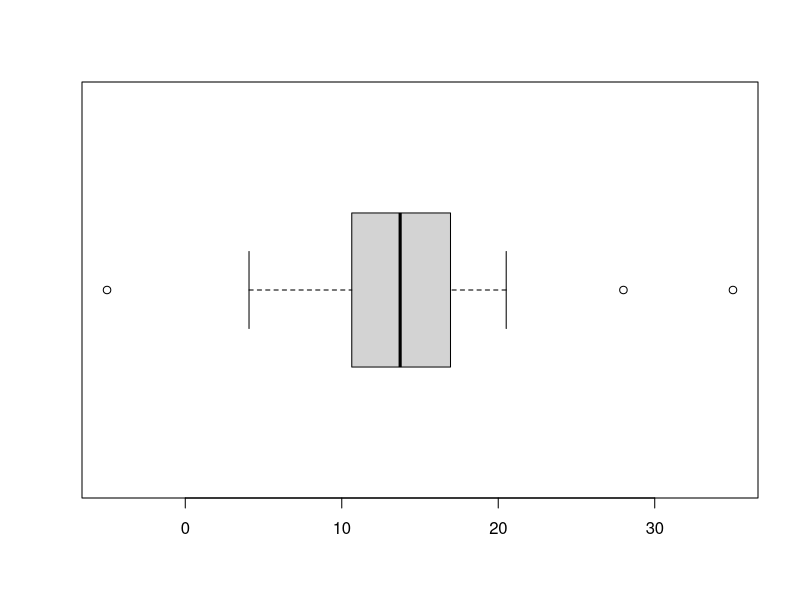
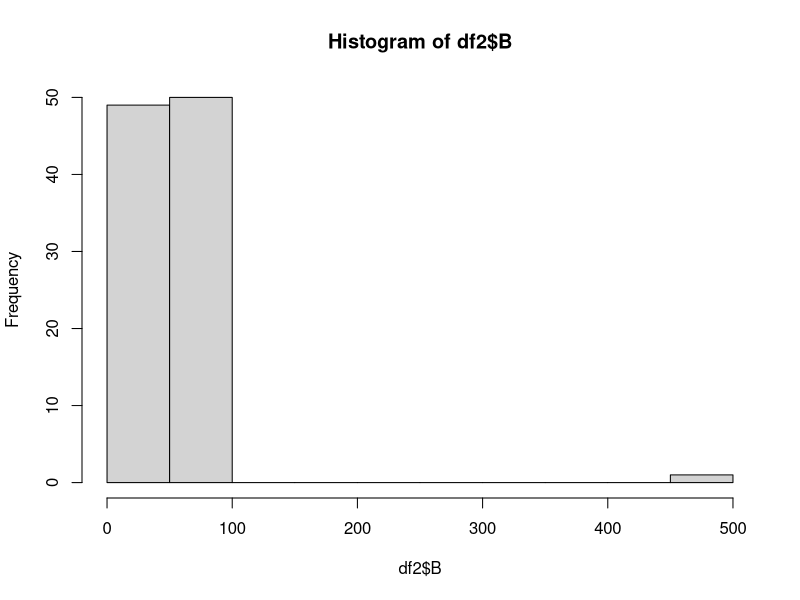
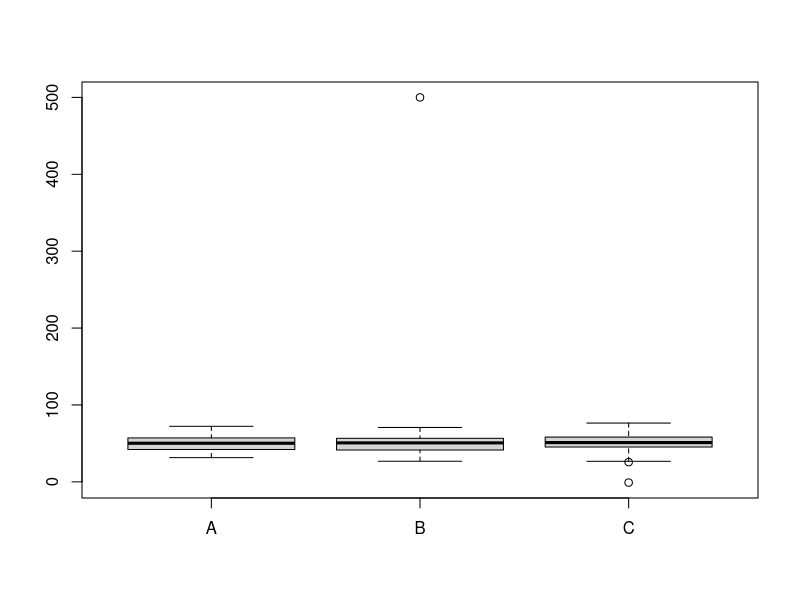

These figures' R source, in order:
# Introduction and exploring raw data

## Exploring raw data
## Understand the structure of your data
## Look at your data
## Visualize your data

## Visualizing your data
## hist() : View histogram of a single variable
## plot() : View plot of two variables

# Tidying data
library(tidyr)

## Gather columns into key-value pairs
## gather(data, key, value, ...)
## data : a data frame
## key : bare name of new key column
## value : bare name of new value column
## ... : bare names of columns to gather (or not)
wide_df <- data.frame(col = c("X", "Y"), A = c(1, 4), B = c(2, 5), C = c(3, 6))
gather(wide_df, my_key, my_val, -col)

## Spread key-value pairs into columns
## spread(data, key, value)
## data : a data frame
## key : bare name of column containing keys
## value : bare name of column containing values
long_df <- gather(wide_df, my_key, my_val, -col)
spread(long_df, my_key, my_val)

## Separate columns
## separate(data, col, into)
## data : a data frame
## col : bare name of column to separate
## into : character vector of new column names
treatments <- data.frame(patient = rep(c("X", "Y"), times = 3), treatment = rep(c("A", "B"), each = 3), year_mo = rep(c("2010-10", "2012-08", "2014-12"), each = 2), response = c(1, 4, 2, 5, 3, 6))
treatments <- separate(treatments, year_mo, c("year", "month"))

## Unite columns
## unite(data, col, ...)
## data : a data frame, sep = "-"
## col : bara name of new column
## ... : bare names of columns to unite
treatments <- unite(treatments, year_mo, year, month, sep = "-")

# Preparing data for analysis

## Types of variables in R
## numeric : 23.44, 120, NaN, Inf
## integer : 4L, 1123L
## factor : factor("Hello"), factor(8)
## logical : TRUE, FALSE, NA

## Type conversions
as.numeric(TRUE)

## Dates with lubridate
library(lubridate)
ymd("2015-08-25")
dmy("25 August 2015")
hms("13:33:09")
ymd_hms("2015/08/25 13.33.09")

## Key functions in stringr for cleaning data
library(stringr)
str_trim("   this is a test   ")
str_pad("24493", width = 7, side = "left", pad = "0")
friends <- c("Sarah", "Tom", "Alice")
str_detect(friends, "Alice")
str_replace(friends, "Alice", "David")

## Other helpful functions in base R
## tolower : make all lowercase
## toupper : make all uppercase
tolower("I AN TALKING LOUDLY!!")
toupper("I an whispering...")

## Trimming and padding strings
str_trim(c("   Filip ", "Nick  ", " Jonathan"))
str_pad(c("23485W", "8823453Q", "994Z"), width = 9, side = "left", pad = "0")

## Missing values
## May be random, but dangerous to assume
## Sometimes associated with variable/outcome of interest
## in R, represented as NA
## May apper in other forms

## Special values
## Inf : Infinite value (indicative of outliers?)
1/0
1/0 + 1/0
33333^33333
## NaN : Not a number (rethink a variable?)
0/0
1/0 - 1/0

## Finding missing values
df <- data.frame(A = c(1, NA, 8, NA),
                 B = c(3, NA, 88, 23),
                 C = c(2, 45, 3, 1))
is.na(df)
any(is.na(df))
sum(is.na(df))

## Dealing with missing values
complete.cases(df) # find rows with no missing values
df[complete.cases(df), ]
na.omit(df)

## Outliers
set.seed(10)
x <- c(rnorm(30, mean = 15, sd = 5), -5, 28, 35)
boxplot(x, horizontal = TRUE)

## Finding outliers and errors
df2 <- data.frame(A = rnorm(100, 50, 10),
                  B = c(rnorm(99, 50, 10), 500),
                  C = c(rnorm(99, 50, 10), -1))
summary(df2)
hist(df2$B, greaks = 20)
boxplot(df2)
